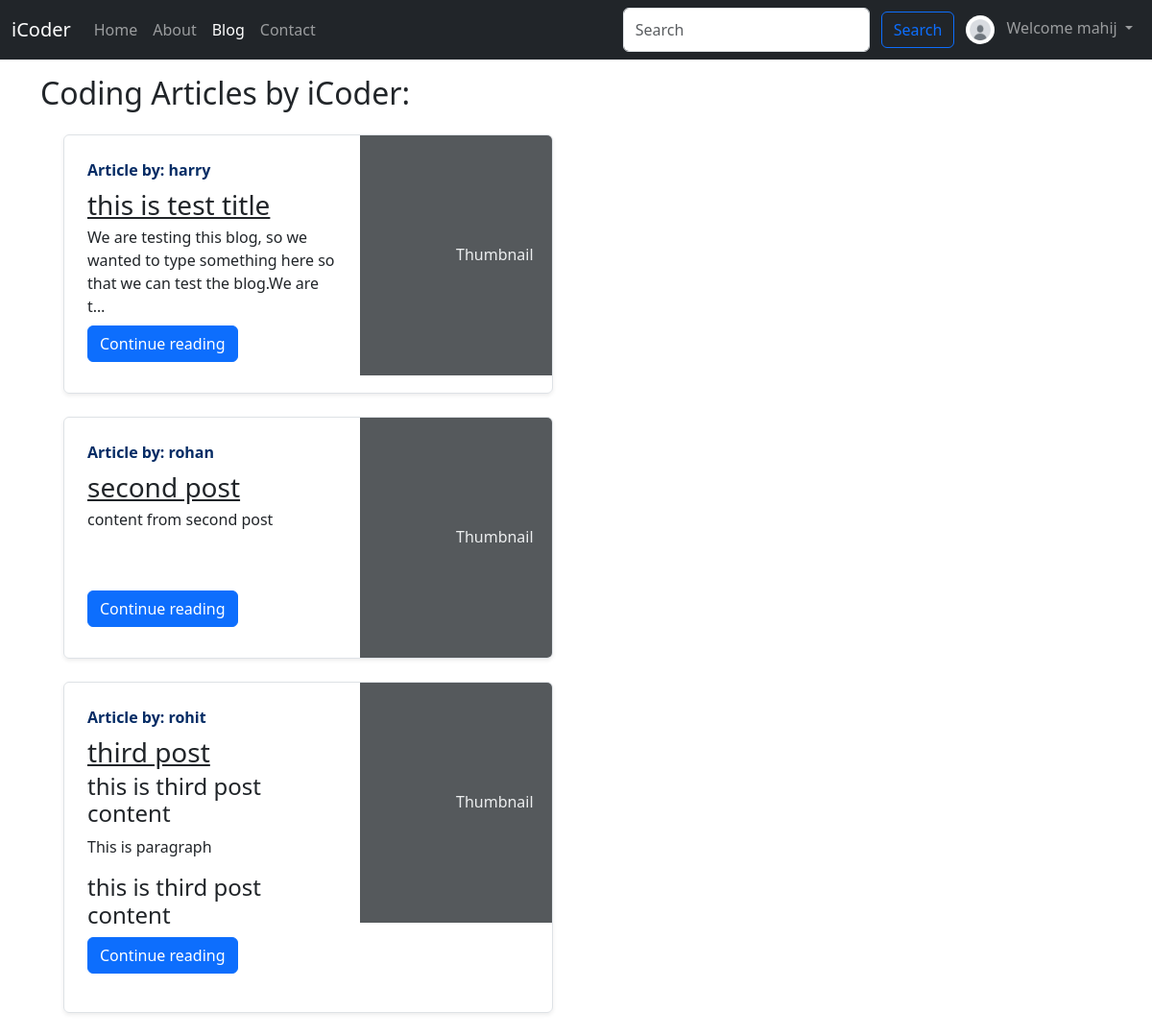
Page /blog/ (signed in) on the committed database.
### blog/models.py (models this page shows, shortened)
class Post(models.Model):
    sno = models.AutoField(primary_key=True)
    title = models.CharField(max_length=255)
    content = models.TextField()
    author = models.CharField(max_length=13)
    slug = models.CharField(max_length=130, default="")
    timeStamp = models.DateTimeField(blank=True)

### blog/views.py (the view)
# urls.py: path('', views.bloghome, name='bloghome'),
def bloghome(request):
    allposts = Post.objects.all()
    context = {'allposts': allposts}
    return render(request, 'blog/bloghome.html', context)

### templates/blog/bloghome.html (shortened to what this page needs)
{% extends 'base.html' %}
{% block blogactive %} active {% endblock blogactive %}
{% block body %}
<div class="container my-3">
    <h2>Coding Articles by iCoder:</h2>
    {% for post in allposts %}
    <div class="col-md-6">
        <div class="row g-0 border rounded overflow-hidden flex-md-row m-4 shadow-sm h-md-250 position-relative">
            <div class="col p-4 d-flex flex-column position-static"> <strong class="d-inline-block mb-2 text-primary-emphasis">Article by: {{post.author}}</strong>
                <h3 class="mb-0"><a href="/blog/{{post.slug}}" class="text-dark">{{post.title}}</a></h3>
                <p class="card-text mb-auto">{{post.content|safe  |truncatechars:100}}</p>
                <div class="my-2">
                <a href="/blog/{{post.slug}}" role="button" class="btn btn-primary">
                    Continue reading </a></div>
                </div>
            <div class="col-auto d-none d-lg-block"> <svg aria-label="Placeholder: Thumbnail" class="bd-placeholder-img " height="250" preserveAspectRatio="xMidYMid slice" role="img" width="200" xmlns="http://www.w3.org/2000/svg">
                    <rect width="100%" height="100%" fill="#55595c"></rect><text x="50%" y="50%" fill="#eceeef" dy=".3em">Thumbnail</text>
                </svg> </div>
        </div>
    </div>
    {% endfor %}
</div>
{% endblock body %}

### templates/base.html (shortened to what this page needs)
  <!doctype html>
  <html lang="en">
    <head>
      <link href="https://cdn.jsdelivr.net/npm/bootstrap@5.3.7/dist/css/bootstrap.min.css" rel="stylesheet">
    </head>
    <body>
{% load static %}
      <nav class="navbar navbar-expand-lg navbar-dark bg-dark">
          <div class="container-fluid">
            <a class="navbar-brand" href="/">iCoder</a>
            <div class="collapse navbar-collapse" id="navbarSupportedContent">
              <ul class="navbar-nav me-auto mb-2 mb-lg-0">
                <li class="nav-item">
                  <a class="nav-link {% block homeactive %} {% endblock homeactive %}" aria-current="page" href="/">Home
                  </a>
                </li>
                <li class="nav-item ">
                  <a class="nav-link {% block aboutactive %} {% endblock aboutactive %}" href="/about">About</a>
                </li>
                <li class="nav-item">
                  <a class="nav-link {% block blogactive %} {% endblock blogactive %}" href="/blog">Blog</a>
                </li>
                <li class="nav-item ">
                  <a class="nav-link {% block contactactive %} {% endblock contactactive %}" href="/contact">Contact</a>
                </li>
              </ul>
              <form method="get" action="/search/" class="d-flex" role="search">
                <input class="form-control me-2" type="text" name='query' id='query' placeholder="Search" aria-label="Search"/>
                <button class="btn btn-outline-primary m-1" type="submit">Search</button>
              </form>
            </div>
{% load static %}
    {% if user.is_authenticated %}
        <ul class="navbar-nav mr-2">
          <li class="nav-item dropdown">
           <a class="nav-link dropdown-toggle" href="#" role="button" data-bs-toggle="dropdown" aria-expanded="false">
                <img src="{% if user.profile.profile_pic %}{{ user.profile.profile_pic.url }}{% else %}/media/profile_pics/default_user.png{% endif %}"
                 alt="Profile" width="30" height="30" class="rounded-circle me-2">
                 Welcome {{ user.username }}
                </a>
          </li>
        </ul>
{% endif %}
          </div>
        </nav>
        {% block body %}{% endblock body %}
      </body>
  </html>

### rows in the picture
Post: author "harry", title "this is test title", content "We are testing this blog, so we wanted to type something here so that we can test the blog.We are t…"
Post: author "rohan", title "second post", content "content from second post"
Post: author "rohit", title "third post", content "this is third post content This is paragraph this is third post content"

### other values in the picture
{{ user.username }} "mahij"
